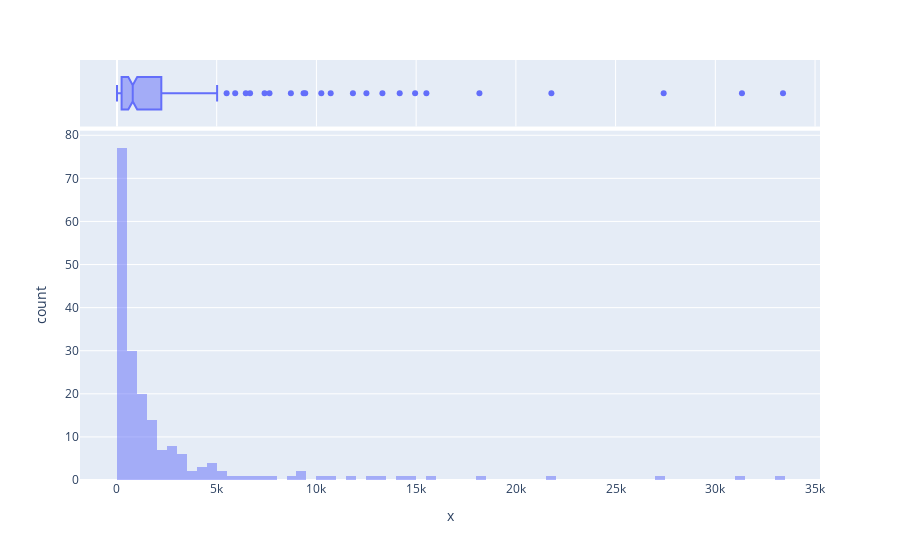

Notebook code for this chart:
### Code cell
temp = invoice.groupby('plant_city')['Total Value'].count().astype(int).sort_values(ascending=False)
# print(temp)
# fig = px.histogram(x=temp.values, barmode='overlay',marginal='box', nbins=100)
# fig.show()

### Figure 1 — Plotly figure (JSON) as saved in the notebook; plotly's stock layout.template omitted (floating-point values rounded to 4 significant figures; data arrays with more than 128 entries replaced by an {"elided": "..."} marker saying what was removed)
{"data": [{"alignmentgroup": "True", "bingroup": "x", "hovertemplate": "x=%{x}<br>count=%{y}<extra></extra>", "legendgroup": "", "marker": {"color": "#636efa", "opacity": 0.5}, "name": "", "nbinsx": 100, "offsetgroup": "", "orientation": "v", "showlegend": false, "type": "histogram", "x": {"elided": "194 int values"}, "xaxis": "x", "yaxis": "y"}, {"alignmentgroup": "True", "hovertemplate": "x=%{x}<extra></extra>", "legendgroup": "", "marker": {"color": "#636efa"}, "name": "", "notched": true, "offsetgroup": "", "showlegend": false, "type": "box", "x": {"elided": "194 int values"}, "xaxis": "x2", "yaxis": "y2"}], "layout": {"barmode": "overlay", "legend": {"tracegroupgap": 0}, "margin": {"t": 60}, "xaxis": {"anchor": "y", "domain": [0, 1], "title": {"text": "x"}}, "xaxis2": {"anchor": "y2", "domain": [0, 1], "matches": "x", "showgrid": true, "showticklabels": false}, "yaxis": {"anchor": "x", "domain": [0, 0.8316], "title": {"text": "count"}}, "yaxis2": {"anchor": "x2", "domain": [0.8416, 1], "matches": "y2", "showgrid": false, "showline": false, "showticklabels": false, "ticks": ""}}}
